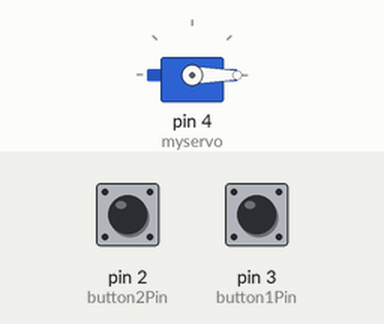
A sketch run on a simulated Arduino Uno, built with avr-gcc and run on an emulated ATmega328P. Parts: servo. Inputs (shaded band) come from the test bench; at power-on: pin 3 (button1Pin) LOW, pin 2 (button2Pin) LOW.

Above: at 1.2 s.
1.3 s: pin 3 (button1Pin) pulled HIGH for 0.15 s
At 2.4 s:
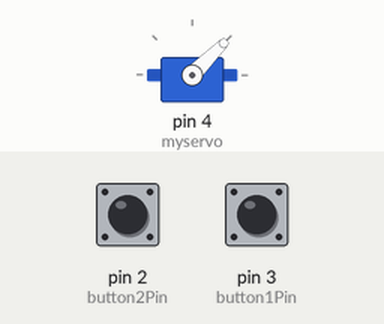
2.9 s: pin 3 (button1Pin) pulled HIGH for 1 s
At 3.6 s:
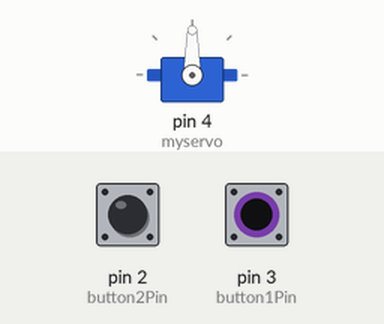
5.4 s: pin 3 (button1Pin) pulled HIGH for 0.15 s
At 6.6 s:
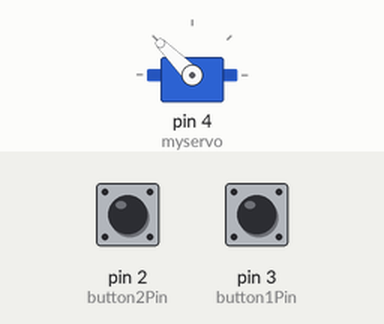
7.0 s: pin 3 (button1Pin) pulled HIGH for 3.2 s
At 7.9 s:
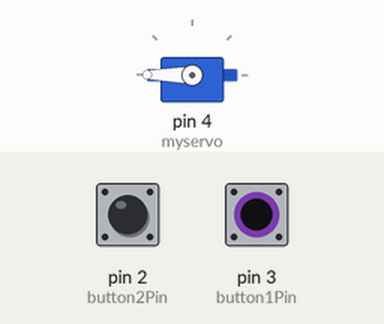
11.7 s: pin 2 (button2Pin) pulled HIGH for 0.15 s
At 12.7 s:
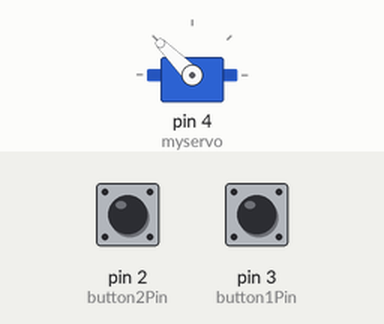
13.3 s: pin 2 (button2Pin) pulled HIGH for 1 s
At 13.9 s:
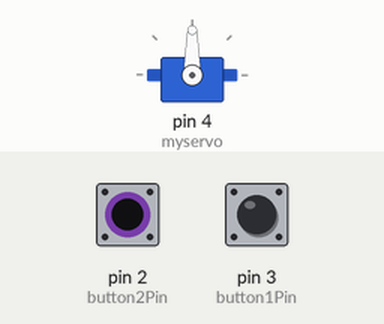
Timing chart, 0 to 16.3 s (numbered marks = the images above; inputs shaded):
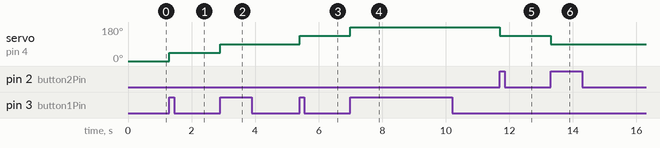

Measured:
- after the input at 1.3 s, servo on pin 4 (myservo): 0° → 45° at once
- after the input at 2.9 s, servo on pin 4 (myservo): 45° → 90° at once
- after the input at 5.4 s, servo on pin 4 (myservo): 90° → 135° at once
- after the input at 7.0 s, servo on pin 4 (myservo): 135° → 180° at once
- after the input at 11.7 s, servo on pin 4 (myservo): 180° → 135° at once
- after the input at 13.3 s, servo on pin 4 (myservo): 135° → 90° at once

The sketch:

ass9.2.ino
```cpp
// 200548559 - Felipe Cayres
// Mar 29, 2023

#include <Servo.h>

#define button1Pin 3
#define button2Pin 2

Servo myservo;

//Variables
  int position, steps = 25;

void setup(){

  // Servo pin
  myservo.attach(4);

  // button pins
  attachInterrupt(digitalPinToInterrupt(button1Pin), clickButton1, RISING);
  attachInterrupt(digitalPinToInterrupt(button2Pin), clickButton2, RISING);

  // Servo initial positon
  myservo.write(0);

  }


void loop() {}


void clickButton1 () {
  position = myservo.read() + 180 * steps / 100;
  if (position > 180) {
    position = 180;
  }
  myservo.write(position);
}


void clickButton2 () {
  position = myservo.read() - 180 * steps / 100;
  if (position < 0) {
    position = 0;
  }
  myservo.write(position);
}
```
